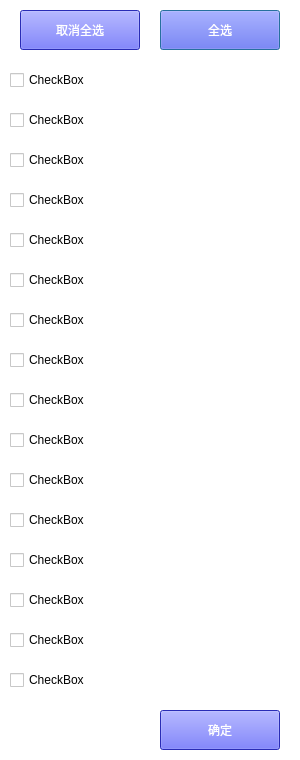
<?xml version="1.0" encoding="UTF-8"?>
<ui version="4.0">
 <class>Dialog</class>
 <widget class="QDialog" name="Dialog">
  <property name="geometry">
   <rect>
    <x>0</x>
    <y>0</y>
    <width>300</width>
    <height>760</height>
   </rect>
  </property>
  <property name="minimumSize">
   <size>
    <width>300</width>
    <height>760</height>
   </size>
  </property>
  <property name="maximumSize">
   <size>
    <width>300</width>
    <height>760</height>
   </size>
  </property>
  <property name="windowTitle">
   <string>Dialog</string>
  </property>
  <property name="styleSheet">
   <string notr="true">background-color: rgb(255, 255, 255);</string>
  </property>
  <widget class="QCheckBox" name="checkBox">
   <property name="geometry">
    <rect>
     <x>10</x>
     <y>60</y>
     <width>260</width>
     <height>40</height>
    </rect>
   </property>
   <property name="styleSheet">
    <string notr="true">background-color: rgb(255, 255, 255);
font: 12pt &quot;微软雅黑&quot;;</string>
   </property>
   <property name="text">
    <string>CheckBox</string>
   </property>
  </widget>
  <widget class="QCheckBox" name="checkBox_2">
   <property name="geometry">
    <rect>
     <x>10</x>
     <y>100</y>
     <width>260</width>
     <height>40</height>
    </rect>
   </property>
   <property name="styleSheet">
    <string notr="true">background-color: rgb(255, 255, 255);
font: 12pt &quot;微软雅黑&quot;;</string>
   </property>
   <property name="text">
    <string>CheckBox</string>
   </property>
  </widget>
  <widget class="QCheckBox" name="checkBox_3">
   <property name="geometry">
    <rect>
     <x>10</x>
     <y>140</y>
     <width>260</width>
     <height>40</height>
    </rect>
   </property>
   <property name="styleSheet">
    <string notr="true">background-color: rgb(255, 255, 255);
font: 12pt &quot;微软雅黑&quot;;</string>
   </property>
   <property name="text">
    <string>CheckBox</string>
   </property>
  </widget>
  <widget class="QCheckBox" name="checkBox_4">
   <property name="geometry">
    <rect>
     <x>10</x>
     <y>180</y>
     <width>260</width>
     <height>40</height>
    </rect>
   </property>
   <property name="styleSheet">
    <string notr="true">background-color: rgb(255, 255, 255);
font: 12pt &quot;微软雅黑&quot;;</string>
   </property>
   <property name="text">
    <string>CheckBox</string>
   </property>
  </widget>
  <widget class="QCheckBox" name="checkBox_5">
   <property name="geometry">
    <rect>
     <x>10</x>
     <y>220</y>
     <width>260</width>
     <height>40</height>
    </rect>
   </property>
   <property name="styleSheet">
    <string notr="true">background-color: rgb(255, 255, 255);
font: 12pt &quot;微软雅黑&quot;;</string>
   </property>
   <property name="text">
    <string>CheckBox</string>
   </property>
  </widget>
  <widget class="QCheckBox" name="checkBox_6">
   <property name="geometry">
    <rect>
     <x>10</x>
     <y>260</y>
     <width>260</width>
     <height>40</height>
    </rect>
   </property>
   <property name="styleSheet">
    <string notr="true">background-color: rgb(255, 255, 255);
font: 12pt &quot;微软雅黑&quot;;</string>
   </property>
   <property name="text">
    <string>CheckBox</string>
   </property>
  </widget>
  <widget class="QCheckBox" name="checkBox_7">
   <property name="geometry">
    <rect>
     <x>10</x>
     <y>300</y>
     <width>260</width>
     <height>40</height>
    </rect>
   </property>
   <property name="styleSheet">
    <string notr="true">background-color: rgb(255, 255, 255);
font: 12pt &quot;微软雅黑&quot;;</string>
   </property>
   <property name="text">
    <string>CheckBox</string>
   </property>
  </widget>
  <widget class="QCheckBox" name="checkBox_8">
   <property name="geometry">
    <rect>
     <x>10</x>
     <y>340</y>
     <width>260</width>
     <height>40</height>
    </rect>
   </property>
   <property name="styleSheet">
    <string notr="true">background-color: rgb(255, 255, 255);
font: 12pt &quot;微软雅黑&quot;;</string>
   </property>
   <property name="text">
    <string>CheckBox</string>
   </property>
  </widget>
  <widget class="QCheckBox" name="checkBox_9">
   <property name="geometry">
    <rect>
     <x>10</x>
     <y>380</y>
     <width>260</width>
     <height>40</height>
    </rect>
   </property>
   <property name="styleSheet">
    <string notr="true">background-color: rgb(255, 255, 255);
font: 12pt &quot;微软雅黑&quot;;</string>
   </property>
   <property name="text">
    <string>CheckBox</string>
   </property>
  </widget>
  <widget class="QCheckBox" name="checkBox_10">
   <property name="geometry">
    <rect>
     <x>10</x>
     <y>420</y>
     <width>260</width>
     <height>40</height>
    </rect>
   </property>
   <property name="styleSheet">
    <string notr="true">background-color: rgb(255, 255, 255);
font: 12pt &quot;微软雅黑&quot;;</string>
   </property>
   <property name="text">
    <string>CheckBox</string>
   </property>
  </widget>
  <widget class="QCheckBox" name="checkBox_11">
   <property name="geometry">
    <rect>
     <x>10</x>
     <y>460</y>
     <width>260</width>
     <height>40</height>
    </rect>
   </property>
   <property name="styleSheet">
    <string notr="true">background-color: rgb(255, 255, 255);
font: 12pt &quot;微软雅黑&quot;;</string>
   </property>
   <property name="text">
    <string>CheckBox</string>
   </property>
  </widget>
  <widget class="QCheckBox" name="checkBox_12">
   <property name="geometry">
    <rect>
     <x>10</x>
     <y>500</y>
     <width>260</width>
     <height>40</height>
    </rect>
   </property>
   <property name="styleSheet">
    <string notr="true">background-color: rgb(255, 255, 255);
font: 12pt &quot;微软雅黑&quot;;</string>
   </property>
   <property name="text">
    <string>CheckBox</string>
   </property>
  </widget>
  <widget class="QCheckBox" name="checkBox_13">
   <property name="geometry">
    <rect>
     <x>10</x>
     <y>540</y>
     <width>260</width>
     <height>40</height>
    </rect>
   </property>
   <property name="styleSheet">
    <string notr="true">background-color: rgb(255, 255, 255);
font: 12pt &quot;微软雅黑&quot;;</string>
   </property>
   <property name="text">
    <string>CheckBox</string>
   </property>
  </widget>
  <widget class="QCheckBox" name="checkBox_14">
   <property name="geometry">
    <rect>
     <x>10</x>
     <y>580</y>
     <width>260</width>
     <height>40</height>
    </rect>
   </property>
   <property name="styleSheet">
    <string notr="true">background-color: rgb(255, 255, 255);
font: 12pt &quot;微软雅黑&quot;;</string>
   </property>
   <property name="text">
    <string>CheckBox</string>
   </property>
  </widget>
  <widget class="QCheckBox" name="checkBox_15">
   <property name="geometry">
    <rect>
     <x>10</x>
     <y>620</y>
     <width>260</width>
     <height>40</height>
    </rect>
   </property>
   <property name="styleSheet">
    <string notr="true">background-color: rgb(255, 255, 255);
font: 12pt &quot;微软雅黑&quot;;</string>
   </property>
   <property name="text">
    <string>CheckBox</string>
   </property>
  </widget>
  <widget class="QCheckBox" name="checkBox_16">
   <property name="geometry">
    <rect>
     <x>10</x>
     <y>660</y>
     <width>260</width>
     <height>40</height>
    </rect>
   </property>
   <property name="styleSheet">
    <string notr="true">background-color: rgb(255, 255, 255);
font: 12pt &quot;微软雅黑&quot;;</string>
   </property>
   <property name="text">
    <string>CheckBox</string>
   </property>
  </widget>
  <widget class="QPushButton" name="select_all">
   <property name="geometry">
    <rect>
     <x>160</x>
     <y>10</y>
     <width>120</width>
     <height>40</height>
    </rect>
   </property>
   <property name="styleSheet">
    <string notr="true">background-color: rgb(57, 61, 255);
color: rgb(255, 255, 255);
font: 12pt &quot;微软雅黑&quot;;</string>
   </property>
   <property name="text">
    <string>全选</string>
   </property>
  </widget>
  <widget class="QPushButton" name="deselect_all">
   <property name="geometry">
    <rect>
     <x>20</x>
     <y>10</y>
     <width>120</width>
     <height>40</height>
    </rect>
   </property>
   <property name="styleSheet">
    <string notr="true">background-color: rgb(57, 61, 255);
color: rgb(255, 255, 255);
font: 12pt &quot;微软雅黑&quot;;</string>
   </property>
   <property name="text">
    <string>取消全选</string>
   </property>
  </widget>
  <widget class="QPushButton" name="ok">
   <property name="geometry">
    <rect>
     <x>160</x>
     <y>710</y>
     <width>120</width>
     <height>40</height>
    </rect>
   </property>
   <property name="styleSheet">
    <string notr="true">background-color: rgb(57, 61, 255);
color: rgb(255, 255, 255);
font: 12pt &quot;微软雅黑&quot;;</string>
   </property>
   <property name="text">
    <string>确定</string>
   </property>
  </widget>
 </widget>
 <resources/>
 <connections/>
</ui>
